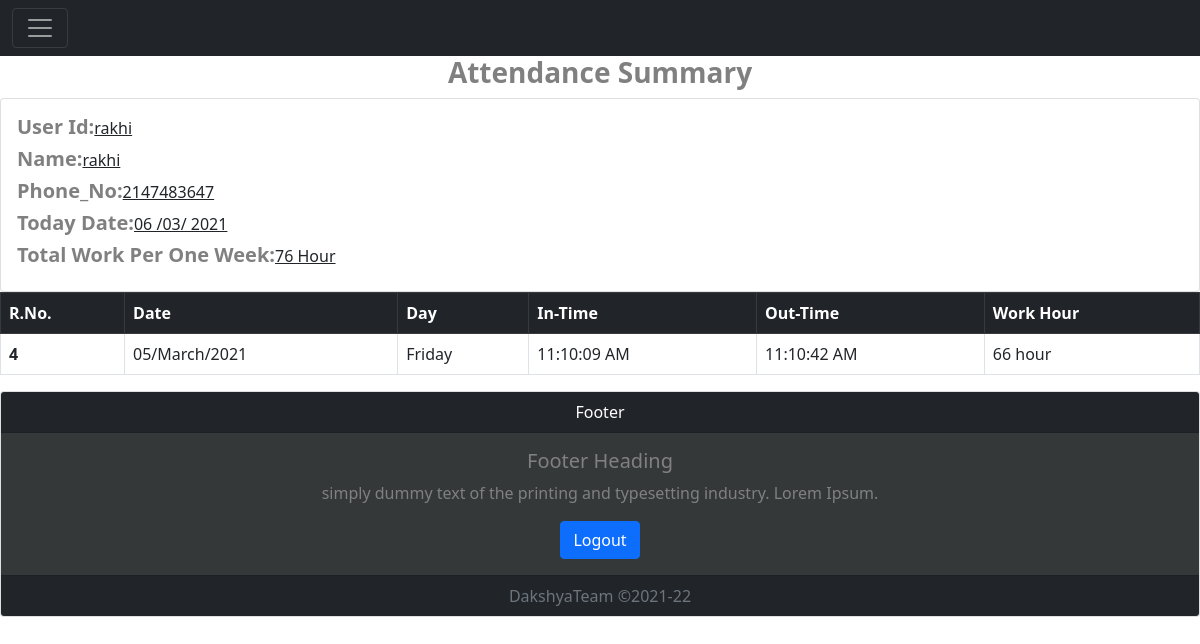
Page /Dakshya/view.php?id=rakhi on the committed database.
### tables this page shows
CREATE TABLE `employee` (
  `e_id` int(11) NOT NULL,
  `e_name` varchar(255) DEFAULT NULL,
  `e_phone` text DEFAULT NULL,
  `e_uid` varchar(100) NOT NULL,
  `e_pass` varchar(100) DEFAULT NULL
);

CREATE TABLE `attendance` (
  `a_id` int(11) NOT NULL,
  `u_id` varchar(100) NOT NULL,
  `day` varchar(11) DEFAULT NULL,
  `in_time` text DEFAULT NULL,
  `out_time` text DEFAULT NULL,
  `date` text DEFAULT NULL,
  `update_time` timestamp NOT NULL DEFAULT current_timestamp() ON UPDATE current_timestamp()
);

### Dakshya/view.php (the view)
<?php
include("config.php");
if(isset($_REQUEST['id'])){
include("header.php");
  $id=$_REQUEST['id'];
  $sql5="SELECT * FROM employee WHERE e_uid='$id'";
  $row5=$conn->query("$sql5");
  if($row5->rowCount()>0){
    $result5=$row5->fetch(PDO::FETCH_ASSOC);
?>
<h3 style="color:gray;text-align:center;"><strong>Attendance Summary</strong></h3>
<div class="card">
  <div class="card-body">
    <h5 style="color:gray;font-weight:bold;display:inline-block;">User Id:</h5><u><?php echo $result5['e_uid']; ?></u><br>
    <h5 style="color:gray;font-weight:bold;display:inline-block;">Name:</h5><u><?php echo $result5['e_name']; ?></u><br>
    <h5 style="color:gray;font-weight:bold;display:inline-block;">Phone_No:</h5><u><?php echo $result5['e_phone']; ?></u><br>
    <h5 style="color:gray;font-weight:bold;display:inline-block;">Today Date:</h5><u><?php echo date("d /m/ Y"); ?></u><br>
    <h5 style="color:gray;font-weight:bold;display:inline-block;">Total Work Per One Week:</h5><u>76 Hour</u><br>
  </div>
</div>
<table class="table table-bordered table-responsive table-hover">
  <thead class="table-dark">
     <tr>
      <th scope="col">R.No.</th>
      <th scope="col">Date</th>
      <th scope="col">Day</th>
      <th scope="col">In-Time</th>
      <th scope="col">Out-Time</th>
      <th scope="col">Work Hour</th>
    </tr>
  </thead>
  <tbody>
    <?php
    $sql6="SELECT * FROM attendance WHERE u_id='$id'";
  $row6=$conn->query("$sql6");
  if($row6->rowCount()>0){
    while($result6=$row6->fetch(PDO::FETCH_ASSOC)){
    ?>
    <tr>
      <th scope="row"><?php echo $result6["a_id"]; ?></th>
      <td><?php echo $result6["date"]; ?></td>
      <td><?php echo $result6["day"]; ?></td>
      <td><?php echo $result6["in_time"]; ?></td>
      <td><?php echo $result6["out_time"]; ?></td>
      <td>66 hour</td>
    </tr>
    <?php }}else{ echo "sorry No Record Found."; } ?>
  </tbody>
</table>
<?php
}else {
  echo "there is no record found.";
}
include("login_footer.php");
}
?>

### rows in the picture
employee: e_uid "rakhi", e_name "rakhi", e_phone "2147483647"
attendance: a_id "4", date "05/March/2021", day "Friday", in_time "11:10:09 AM", out_time "11:10:42 AM"
